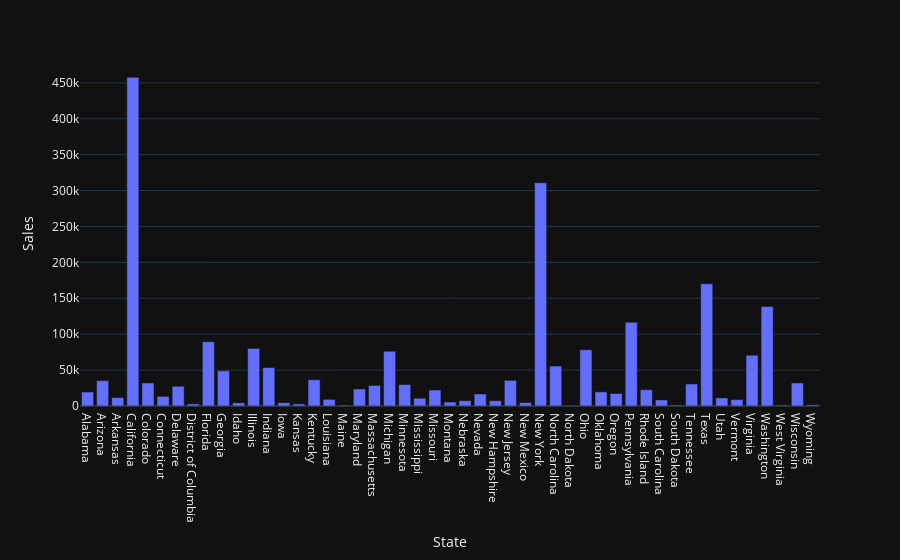

The cell this chart's notebook holds for it:
### Code cell
# Import necessary libraries
import pandas as pd
import plotly.express as px

# Group the dataframe by state and sum the sales
state_sales = dataset.groupby('State')['Sales'].sum().reset_index()

# Plot the data using plotly express with the dark template
fig = px.bar(state_sales, x='State', y='Sales', template='plotly_dark')

# Show the plot
fig.show()

### Figure 1 — Plotly figure (JSON) as saved in the notebook; plotly's stock layout.template omitted (floating-point values rounded to 4 significant figures)
{"data": [{"alignmentgroup": "True", "hovertemplate": "State=%{x}<br>Sales=%{y}<extra></extra>", "legendgroup": "", "marker": {"color": "#636efa", "pattern": {"shape": ""}}, "name": "", "offsetgroup": "", "orientation": "v", "showlegend": false, "textposition": "auto", "type": "bar", "x": ["Alabama", "Arizona", "Arkansas", "California", "Colorado", "Connecticut", "Delaware", "District of Columbia", "Florida", "Georgia", "Idaho", "Illinois", "Indiana", "Iowa", "Kansas", "Kentucky", "Louisiana", "Maine", "Maryland", "Massachusetts", "Michigan", "Minnesota", "Mississippi", "Missouri", "Montana", "Nebraska", "Nevada", "New Hampshire", "New Jersey", "New Mexico", "New York", "North Carolina", "North Dakota", "Ohio", "Oklahoma", "Oregon", "Pennsylvania", "Rhode Island", "South Carolina", "South Dakota", "Tennessee", "Texas", "Utah", "Vermont", "Virginia", "Washington", "West Virginia", "Wisconsin", "Wyoming"], "xaxis": "x", "y": [19510.0, 35280.0, 11680.0, 457700.0, 32110.0, 13380.0, 27450.0, 2865.0, 89470.0, 49100.0, 4382.0, 80170.0, 53560.0, 4580.0, 2914.0, 36590.0, 9217.0, 1271.0, 23710.0, 28630.0, 76270.0, 29860.0, 10770.0, 22210.0, 5589.0, 7465.0, 16730.0, 7293.0, 35760.0, 4784.0, 310900.0, 55600.0, 919.9, 78260.0, 19680.0, 17430.0, 116500.0, 22630.0, 8482.0, 1316.0, 30660.0, 170200.0, 11220.0, 8929.0, 70640.0, 138600.0, 1210.0, 32110.0, 1603.0], "yaxis": "y"}], "layout": {"barmode": "relative", "legend": {"tracegroupgap": 0}, "margin": {"t": 60}, "xaxis": {"anchor": "y", "domain": [0, 1], "title": {"text": "State"}}, "yaxis": {"anchor": "x", "domain": [0, 1], "title": {"text": "Sales"}}}}
